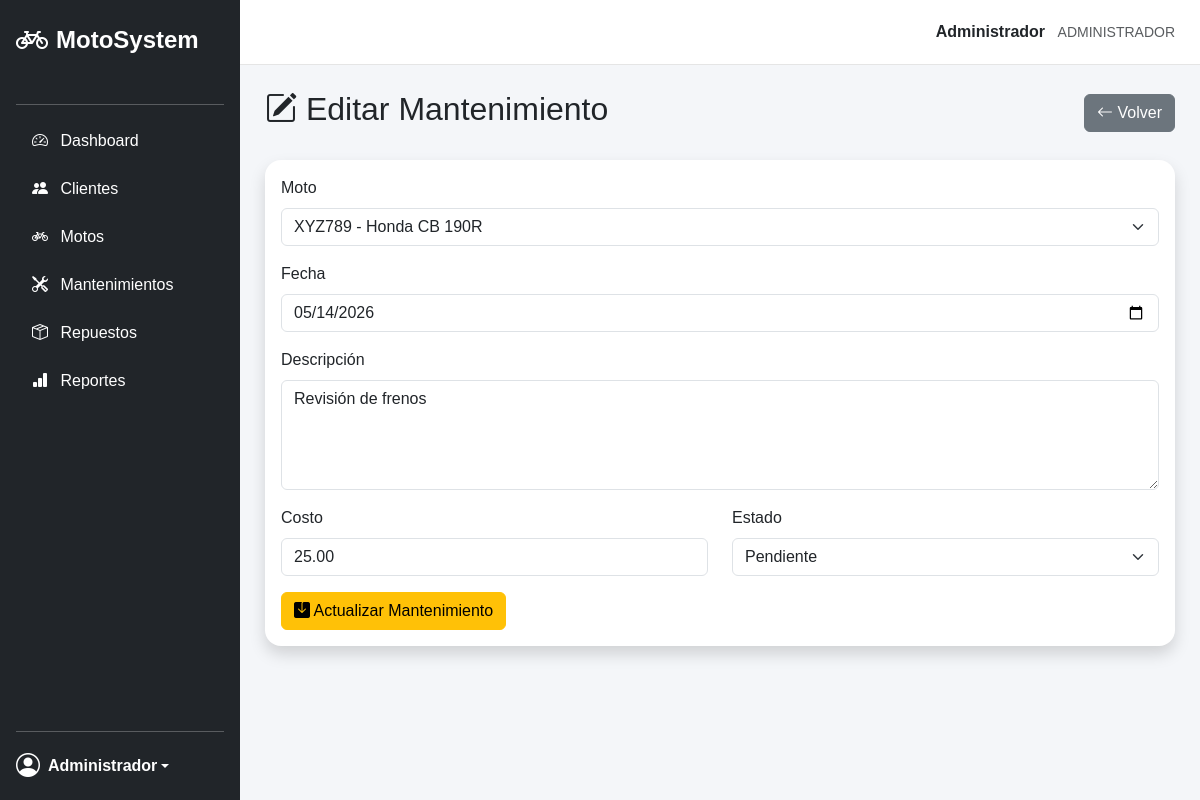
/views/mantenimientos/editar.php?id=2 (signed in), run on the app's committed database.
### tables this page shows
CREATE TABLE mantenimientos (
    id_mantenimiento INT AUTO_INCREMENT PRIMARY KEY,
    id_moto INT NOT NULL,
    fecha DATE NOT NULL,
    descripcion TEXT NOT NULL,
    costo DECIMAL(10,2) NOT NULL DEFAULT 0.00,
    estado ENUM('Pendiente', 'Finalizado') NOT NULL DEFAULT 'Pendiente',
    fecha_registro TIMESTAMP DEFAULT CURRENT_TIMESTAMP,

     
    FOREIGN KEY (id_moto) REFERENCES motos(id_moto)
);

CREATE TABLE motos (
    id_moto INT AUTO_INCREMENT PRIMARY KEY,
    id_cliente INT NOT NULL,
    placa VARCHAR(20) NOT NULL UNIQUE,
    marca VARCHAR(50) NOT NULL,
    modelo VARCHAR(50) NOT NULL,
    anio INT,
    color VARCHAR(30),
    cilindraje VARCHAR(30),
    estado TINYINT DEFAULT 1,
    fecha_registro TIMESTAMP DEFAULT CURRENT_TIMESTAMP,

     
    FOREIGN KEY (id_cliente) REFERENCES clientes(id_cliente)
);

### config/conexion.php (called while the page is built, shortened)
<?php
class Conexion
{
    private $host = "localhost";
    private $usuario = "root";
    private $password = "1234";
    private $base_datos = "sistema_motos";
    public function conectar()
    {
        $conexion = new mysqli(
            $this->host,
            $this->usuario,
            $this->password,
            $this->base_datos
        );
        $conexion->set_charset("utf8");
        return $conexion;
    }
}
?>

### models/Moto.php (called while the page is built, shortened)
<?php
require_once __DIR__ . "/../config/conexion.php";
class Moto {
    private $conexion;
    public function __construct() {
        $database = new Conexion();
        $this->conexion = $database->conectar();
    }
    public function obtenerTodas() {
        $sql = "SELECT motos.*,
                       clientes.nombres,
                       clientes.apellidos
                FROM motos
                INNER JOIN clientes
                ON motos.id_cliente = clientes.id_cliente
                ORDER BY motos.id_moto DESC";
        $resultado = $this->conexion->query($sql);
        $motos = [];
        while ($fila = $resultado->fetch_assoc()) {
            $motos[] = $fila;
        }
        return $motos;
    }
}

### models/Mantenimiento.php (called while the page is built, shortened)
<?php
require_once __DIR__ . "/../config/conexion.php";
class Mantenimiento {
    private $conexion;
    public function __construct() {
        $database = new Conexion();
        $this->conexion = $database->conectar();
    }
public function obtenerPorId($id) {
    $sql = "SELECT * FROM mantenimientos
            WHERE id_mantenimiento = ?";
    $stmt = $this->conexion->prepare($sql);
    $stmt->bind_param("i", $id);
    $stmt->execute();
    $resultado = $stmt->get_result();
    return $resultado->fetch_assoc();
}
}
?>

### views/mantenimientos/editar.php (the view, shortened to what this page needs)
<?php
require_once "../../models/Mantenimiento.php";
require_once "../../models/Moto.php";
$modeloMantenimiento = new Mantenimiento();
$modeloMoto = new Moto();
$id = $_GET["id"];
$mantenimiento = $modeloMantenimiento->obtenerPorId($id);
$motos = $modeloMoto->obtenerTodas();
?>
<div class="d-flex justify-content-between align-items-center mb-4">
    <h2>
        <i class="bi bi-pencil-square"></i>
        Editar Mantenimiento
    </h2>
    <a href="index.php" class="btn btn-secondary">
        <i class="bi bi-arrow-left"></i>
        Volver
    </a>
</div>
<div class="card border-0 shadow rounded-4">
    <div class="card-body">
        <form
            action="../../controllers/MantenimientoController.php"
            method="POST"
        >
            <div class="mb-3">
                <label class="form-label">
                    Moto
                </label>
                <select
                    name="id_moto"
                    class="form-select"
                    required
                >
                    <?php foreach ($motos as $moto): ?>
                        <option
                            value="<?php echo $moto['id_moto']; ?>"
                            <?php
                            if ($moto['id_moto'] == $mantenimiento['id_moto']) {
                                echo "selected";
                            }
                            ?>
                        >
                            <?php
                            echo $moto["placa"] . " - " .
                                 $moto["marca"] . " " .
                                 $moto["modelo"];
                            ?>
                        </option>
                    <?php endforeach; ?>
                </select>
            </div>
            <div class="mb-3">
                <label class="form-label">
                    Fecha
                </label>
                <input
                    type="date"
                    name="fecha"
                    class="form-control"
                    value="<?php echo $mantenimiento['fecha']; ?>"
                    required
                >
            </div>
            <div class="mb-3">
                <label class="form-label">
                    Descripción
                </label>
                <textarea
                    name="descripcion"
                    class="form-control"
                    rows="4"
                    required
                ><?php echo $mantenimiento['descripcion']; ?></textarea>
            </div>
            <div class="row">
                <div class="col-md-6 mb-3">
                    <label class="form-label">
                        Costo
                    </label>
                    <input
                        type="number"
                        name="costo"
                        class="form-control"
                        step="0.01"
                        min="0"
                        value="<?php echo $mantenimiento['costo']; ?>"
                        required
                    >
                </div>
                <div class="col-md-6 mb-3">
                    <label class="form-label">
                        Estado
                    </label>
                    <select
                        name="estado"
                        class="form-select"
                        required
                    >
                        <option
                            value="Pendiente"
                            <?php
                            if ($mantenimiento['estado'] == "Pendiente") {
                                echo "selected";
                            }
                            ?>
                        >
                            Pendiente
                        </option>
                    </select>
                </div>
            </div>
            <button
                type="submit"
                name="actualizar"
                class="btn btn-warning"
            >
                <i class="bi bi-save-fill"></i>
                Actualizar Mantenimiento
            </button>
        </form>
    </div>
</div>
<?php
include "../layouts/app.php";
?>

### public/css/estilos.css (style rules this page uses)
* { box-sizing: border-box; }
body { background-color: #f4f6f9; font-family: Arial, Helvetica, sans-serif; }

### data on the page
mantenimientos: id_moto "XYZ789 - Honda CB 190R", fecha "05/14/2026", descripcion "Revisión de frenos", costo "25.00", estado "Pendiente"

### other printed values
$_SESSION["nombre"] "Administrador"
$_SESSION["rol"] "ADMINISTRADOR"
